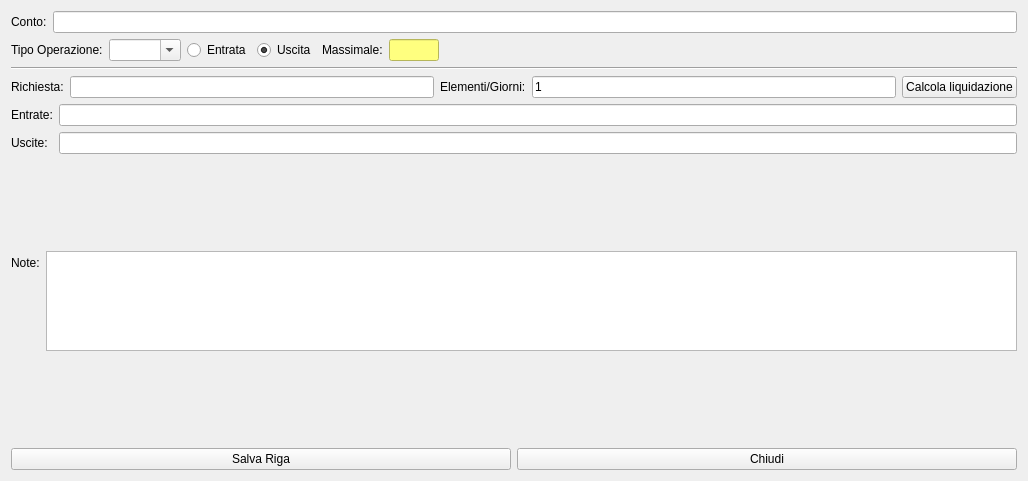
<?xml version="1.0" encoding="UTF-8"?>
<ui version="4.0">
 <class>CNuovaRiga</class>
 <widget class="QWidget" name="CNuovaRiga">
  <property name="windowModality">
   <enum>Qt::ApplicationModal</enum>
  </property>
  <property name="geometry">
   <rect>
    <x>0</x>
    <y>0</y>
    <width>1028</width>
    <height>481</height>
   </rect>
  </property>
  <property name="windowTitle">
   <string>Inserimento righe della registrazione</string>
  </property>
  <property name="windowIcon">
   <iconset resource="graphics.qrc">
    <normaloff>:/Resources/Plus.PNG</normaloff>:/Resources/Plus.PNG</iconset>
  </property>
  <layout class="QVBoxLayout" name="verticalLayout">
   <item>
    <layout class="QHBoxLayout" name="horizontalLayout_3">
     <item>
      <widget class="QLabel" name="label_3">
       <property name="text">
        <string>Conto:</string>
       </property>
      </widget>
     </item>
     <item>
      <widget class="QLineEdit" name="leConto">
       <property name="readOnly">
        <bool>true</bool>
       </property>
      </widget>
     </item>
    </layout>
   </item>
   <item>
    <layout class="QFormLayout" name="formLayout_3">
     <item row="0" column="0">
      <layout class="QHBoxLayout" name="horizontalLayout">
       <item>
        <widget class="QLabel" name="label">
         <property name="text">
          <string>Tipo Operazione:</string>
         </property>
        </widget>
       </item>
       <item>
        <widget class="QComboBox" name="cbTipoOpe">
         <property name="editable">
          <bool>true</bool>
         </property>
         <property name="insertPolicy">
          <enum>QComboBox::NoInsert</enum>
         </property>
        </widget>
       </item>
       <item>
        <widget class="QRadioButton" name="rbE">
         <property name="text">
          <string>Entrata</string>
         </property>
        </widget>
       </item>
       <item>
        <widget class="QRadioButton" name="rbU">
         <property name="text">
          <string>Uscita</string>
         </property>
         <property name="checked">
          <bool>true</bool>
         </property>
        </widget>
       </item>
      </layout>
     </item>
     <item row="0" column="1">
      <layout class="QFormLayout" name="formLayout_2">
       <item row="0" column="0">
        <widget class="QLabel" name="label_2">
         <property name="text">
          <string>Massimale:</string>
         </property>
        </widget>
       </item>
       <item row="0" column="1">
        <widget class="QLineEdit" name="leMassimale">
         <property name="maximumSize">
          <size>
           <width>50</width>
           <height>16777215</height>
          </size>
         </property>
         <property name="styleSheet">
          <string notr="true">background-color: rgb(255, 255, 127);</string>
         </property>
         <property name="readOnly">
          <bool>true</bool>
         </property>
        </widget>
       </item>
      </layout>
     </item>
    </layout>
   </item>
   <item>
    <widget class="Line" name="line">
     <property name="orientation">
      <enum>Qt::Horizontal</enum>
     </property>
    </widget>
   </item>
   <item>
    <layout class="QHBoxLayout" name="horizontalLayout_2">
     <item>
      <widget class="QLabel" name="lbrichiesta">
       <property name="text">
        <string>Richiesta:</string>
       </property>
      </widget>
     </item>
     <item>
      <widget class="QLineEdit" name="leRichiesta"/>
     </item>
     <item>
      <widget class="QLabel" name="lbElementi">
       <property name="text">
        <string>Elementi/Giorni:</string>
       </property>
      </widget>
     </item>
     <item>
      <widget class="QLineEdit" name="leElementi">
       <property name="text">
        <string>1</string>
       </property>
      </widget>
     </item>
     <item>
      <widget class="QPushButton" name="pbCalc">
       <property name="text">
        <string>Calcola liquidazione</string>
       </property>
       <property name="icon">
        <iconset resource="graphics.qrc">
         <normaloff>:/Resources/Arrow-Right.PNG</normaloff>:/Resources/Arrow-Right.PNG</iconset>
       </property>
      </widget>
     </item>
    </layout>
   </item>
   <item>
    <layout class="QGridLayout" name="gridLayout">
     <item row="0" column="0">
      <widget class="QLabel" name="lbEntrate">
       <property name="text">
        <string>Entrate:</string>
       </property>
      </widget>
     </item>
     <item row="0" column="1">
      <widget class="QLineEdit" name="leEntrate"/>
     </item>
     <item row="1" column="0">
      <widget class="QLabel" name="lbUscite">
       <property name="text">
        <string>Uscite:</string>
       </property>
      </widget>
     </item>
     <item row="1" column="1">
      <widget class="QLineEdit" name="leUscite"/>
     </item>
    </layout>
   </item>
   <item>
    <layout class="QFormLayout" name="formLayout">
     <item row="0" column="0">
      <widget class="QLabel" name="label_5">
       <property name="text">
        <string>Note:</string>
       </property>
      </widget>
     </item>
     <item row="0" column="1">
      <widget class="QPlainTextEdit" name="ptNote">
       <property name="maximumSize">
        <size>
         <width>16777215</width>
         <height>100</height>
        </size>
       </property>
      </widget>
     </item>
    </layout>
   </item>
   <item>
    <layout class="QHBoxLayout" name="horizontalLayout_4">
     <item>
      <widget class="QPushButton" name="pushButton">
       <property name="text">
        <string>Salva Riga</string>
       </property>
       <property name="icon">
        <iconset resource="graphics.qrc">
         <normaloff>:/Resources/save-icon.png</normaloff>:/Resources/save-icon.png</iconset>
       </property>
       <property name="iconSize">
        <size>
         <width>32</width>
         <height>32</height>
        </size>
       </property>
      </widget>
     </item>
     <item>
      <widget class="QPushButton" name="pushButton_2">
       <property name="text">
        <string>Chiudi</string>
       </property>
       <property name="icon">
        <iconset resource="graphics.qrc">
         <normaloff>:/Resources/Actions-window-close-icon.png</normaloff>:/Resources/Actions-window-close-icon.png</iconset>
       </property>
       <property name="iconSize">
        <size>
         <width>32</width>
         <height>32</height>
        </size>
       </property>
      </widget>
     </item>
    </layout>
   </item>
  </layout>
 </widget>
 <resources>
  <include location="graphics.qrc"/>
 </resources>
 <connections/>
</ui>
